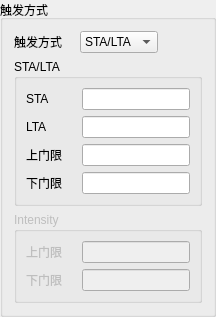
            <widget class="QGroupBox" name="groupBox_4">
             <property name="styleSheet">
              <string notr="true"/>
             </property>
             <property name="title">
              <string>触发方式</string>
             </property>
             <layout class="QGridLayout" name="gridLayout_7">
              <item row="1" column="0">
               <layout class="QHBoxLayout" name="horizontalLayout">
                <item>
                 <widget class="QLabel" name="label_32">
                  <property name="minimumSize">
                   <size>
                    <width>60</width>
                    <height>0</height>
                   </size>
                  </property>
                  <property name="text">
                   <string>触发方式</string>
                  </property>
                 </widget>
                </item>
                <item>
                 <widget class="QComboBox" name="comboBox_triggle">
                  <item>
                   <property name="text">
                    <string>STA/LTA</string>
                   </property>
                  </item>
                  <item>
                   <property name="text">
                    <string>Intensity</string>
                   </property>
                  </item>
                 </widget>
                </item>
                <item>
                 <spacer name="horizontalSpacer_3">
                  <property name="orientation">
                   <enum>Qt::Horizontal</enum>
                  </property>
                  <property name="sizeHint" stdset="0">
                   <size>
                    <width>40</width>
                    <height>20</height>
                   </size>
                  </property>
                 </spacer>
                </item>
               </layout>
              </item>
              <item row="2" column="0">
               <widget class="QGroupBox" name="groupBox_sta_lta">
                <property name="title">
                 <string>STA/LTA</string>
                </property>
                <layout class="QGridLayout" name="gridLayout_4">
                 <item row="0" column="0">
                  <layout class="QVBoxLayout" name="verticalLayout_3">
                   <item>
                    <layout class="QHBoxLayout" name="horizontalLayout_6">
                     <item>
                      <widget class="QLabel" name="label_6">
                       <property name="minimumSize">
                        <size>
                         <width>50</width>
                         <height>0</height>
                        </size>
                       </property>
                       <property name="text">
                        <string>STA</string>
                       </property>
                      </widget>
                     </item>
                     <item>
                      <widget class="QLineEdit" name="lineEdit_sta"/>
                     </item>
                    </layout>
                   </item>
                   <item>
                    <layout class="QHBoxLayout" name="horizontalLayout_22">
                     <item>
                      <widget class="QLabel" name="label_5">
                       <property name="minimumSize">
                        <size>
                         <width>50</width>
                         <height>0</height>
                        </size>
                       </property>
                       <property name="text">
                        <string>LTA</string>
                       </property>
                      </widget>
                     </item>
                     <item>
                      <widget class="QLineEdit" name="lineEdit_lta"/>
                     </item>
                    </layout>
                   </item>
                   <item>
                    <layout class="QHBoxLayout" name="horizontalLayout_21">
                     <item>
                      <widget class="QLabel" name="label_17">
                       <property name="minimumSize">
                        <size>
                         <width>50</width>
                         <height>0</height>
                        </size>
                       </property>
                       <property name="text">
                        <string>上门限</string>
                       </property>
                      </widget>
                     </item>
                     <item>
                      <widget class="QLineEdit" name="lineEdit_sta_lta_h"/>
                     </item>
                    </layout>
                   </item>
                   <item>
                    <layout class="QHBoxLayout" name="horizontalLayout_7">
                     <item>
                      <widget class="QLabel" name="label_7">
                       <property name="minimumSize">
                        <size>
                         <width>50</width>
                         <height>0</height>
                        </size>
                       </property>
                       <property name="text">
                        <string>下门限</string>
                       </property>
                      </widget>
                     </item>
                     <item>
                      <widget class="QLineEdit" name="lineEdit_sta_lta_l"/>
                     </item>
                    </layout>
                   </item>
                  </layout>
                 </item>
                </layout>
               </widget>
              </item>
              <item row="3" column="0">
               <widget class="QGroupBox" name="groupBox_intensity">
                <property name="enabled">
                 <bool>false</bool>
                </property>
                <property name="title">
                 <string>Intensity</string>
                </property>
                <layout class="QGridLayout" name="gridLayout_5">
                 <item row="0" column="0">
                  <layout class="QVBoxLayout" name="verticalLayout_5">
                   <item>
                    <layout class="QHBoxLayout" name="horizontalLayout_8">
                     <item>
                      <widget class="QLabel" name="label_8">
                       <property name="minimumSize">
                        <size>
                         <width>50</width>
                         <height>0</height>
                        </size>
                       </property>
                       <property name="text">
                        <string>上门限</string>
                       </property>
                      </widget>
                     </item>
                     <item>
                      <widget class="QLineEdit" name="lineEdit_intensity_h"/>
                     </item>
                    </layout>
                   </item>
                   <item>
                    <layout class="QHBoxLayout" name="horizontalLayout_9">
                     <item>
                      <widget class="QLabel" name="label_9">
                       <property name="minimumSize">
                        <size>
                         <width>50</width>
                         <height>0</height>
                        </size>
                       </property>
                       <property name="text">
                        <string>下门限</string>
                       </property>
                      </widget>
                     </item>
                     <item>
                      <widget class="QLineEdit" name="lineEdit_intensity_l"/>
                     </item>
                    </layout>
                   </item>
                  </layout>
                 </item>
                </layout>
               </widget>
              </item>
             </layout>
            </widget>
